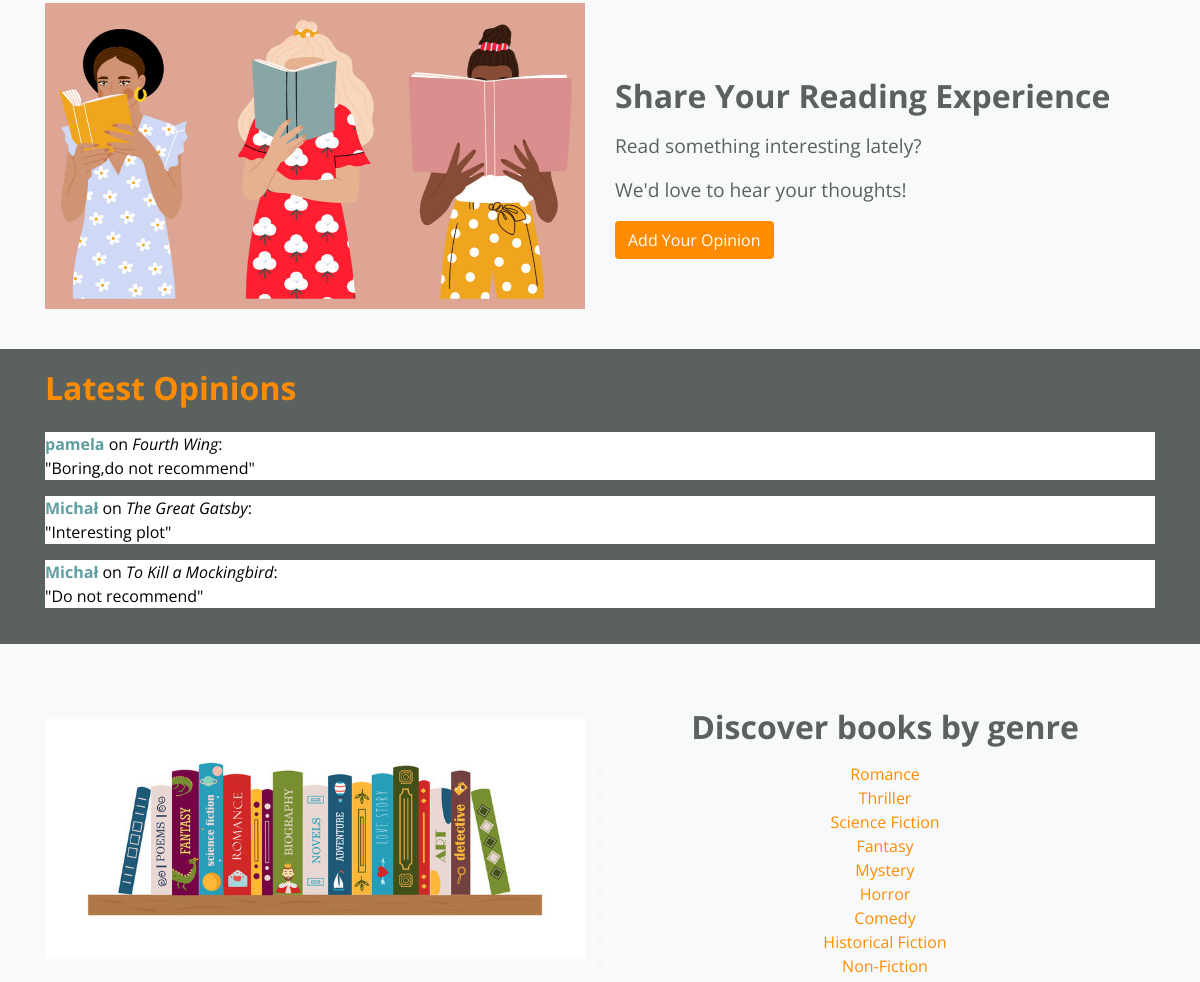
The app's page / (middle part), older data.
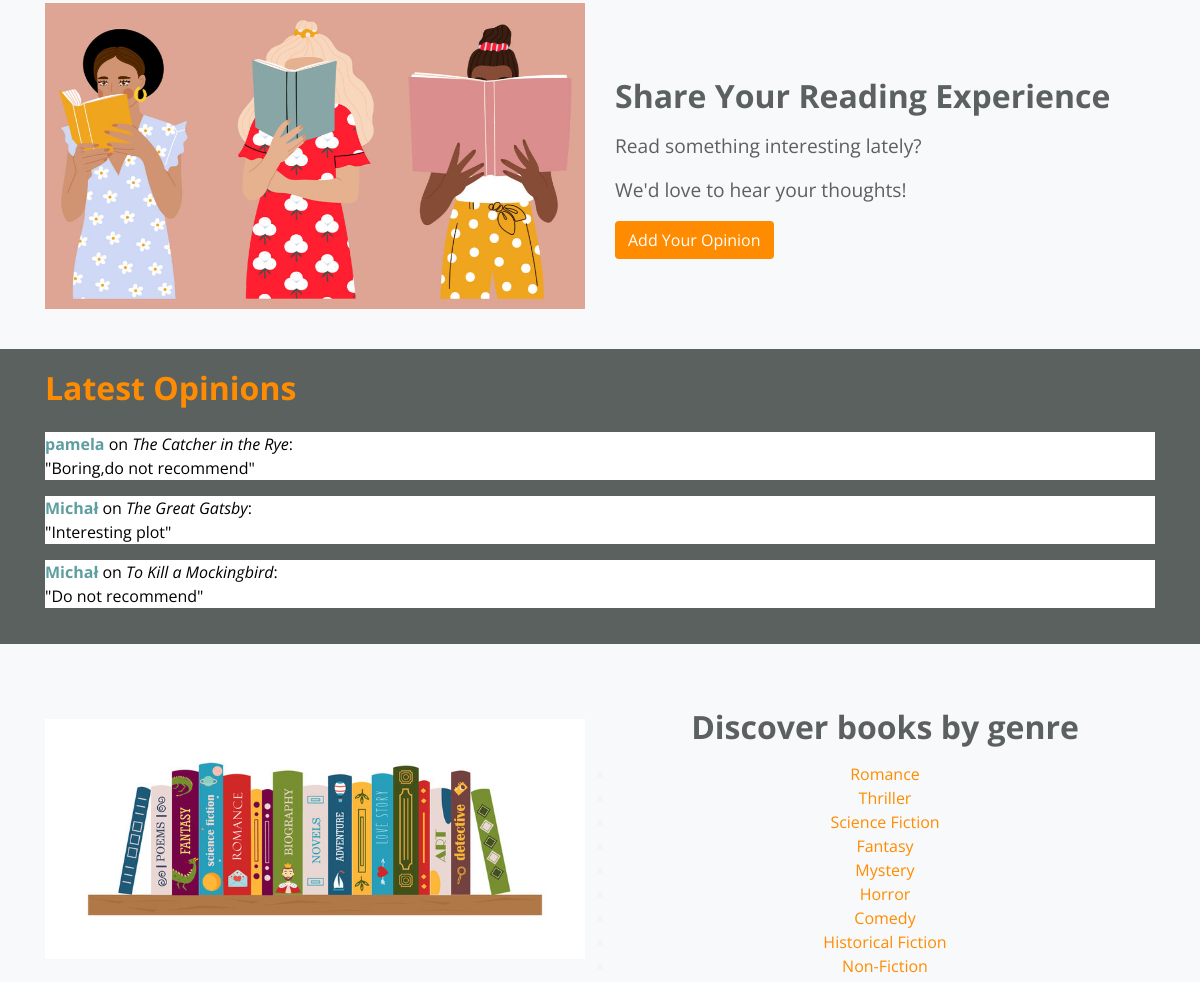
The same page, newer data.
### BookRadar/models.py (models this page shows, shortened)
class Review(models.Model):
    user = models.ForeignKey(User, on_delete=models.CASCADE)
    book = models.ForeignKey(Book, on_delete=models.CASCADE)
    rating = models.IntegerField(default=1, validators=[MinValueValidator(1), MaxValueValidator(10)])
    comment = models.TextField()
    created = models.DateTimeField(auto_now_add=True)

class Book(models.Model):
    title = models.CharField(max_length=64)
    author = models.CharField(max_length=64)
    publisher = models.CharField(max_length=64, null=True)
    year = models.IntegerField(null=True)
    ranking = models.DecimalField(max_digits=3, decimal_places=1, null=True)
    average_rating = models.DecimalField(max_digits=3, decimal_places=1, null=True, blank=True)
    type = models.IntegerField(choices=BOOK_TYPES, null=True)

### BookRadar/views.py (the view)
# urls.py: path('', views.IndexView.as_view(), name='index'),
class IndexView(View):
    def get(self, request):
        carousel_books = list(Book.objects.all())
        random.shuffle(carousel_books)
        carousel_books = carousel_books[:3]
        books  = Book.objects.all()
        best_books = books.order_by('-ranking')[:11]
        reviews = Review.objects.all().order_by('-created')[:3]
        ctx = {'carousel_books':carousel_books, 'best_books':best_books, 'reviews':reviews, 'books':books, 'types':BOOK_TYPES}
        return render(request, 'index.html', ctx)

### templates/index.html (shortened to what this page needs)
{% load static %}
<!DOCTYPE html>
<html lang="en">
<head>
    <link rel="stylesheet" href="https://stackpath.bootstrapcdn.com/bootstrap/4.1.3/css/bootstrap.min.css"
>
    <link rel="stylesheet" href="{% static "css/style.css" %}">
</head>
<body>
    {% block content %}
    <section class="padding-small details bg-light">
        <div class="container">
            <div class="row align-items-center">
                <div class="col-md-6">
                    <div class="text-center">
                        <img src="{% static 'images/opinion.jpg' %}" class="img-fluid" alt="Book Opinion Image">
                    </div>
                </div>
                <div class="col-md-6">
                    <div class="text-center text-md-left mt-4">
                        <h2 class="font-weight-bold mb-3">Share Your Reading Experience</h2>
                        <p>Read something interesting lately?</p>
                        <p>We'd love to hear your thoughts!</p>
                        {% if user.is_authenticated %}
                            <a href="{% url 'add-opinion' %}" class="btn" style="background-color: darkorange; color: white">Add Your Opinion</a>
                        {% else %}
                            <a href="{% url 'login' %}" class="btn" style="background-color: darkorange; color: white">Add Your Opinion</a>
                        {% endif %}
                    </div>
                </div>
            </div>
        </div>
    </section>
    <section class="newsletter-section padding-small">
        <div class="container" style="color: black">
            <h2 class="font-weight-bold mb-4" style="color: darkorange">Latest Opinions</h2>
            <ul class="list-unstyled">
                {% for review in reviews %}
                    <li class="mb-3" style="background-color: white">
                        <span class="font-weight-bold" style="color: cadetblue">{{ review.user.username }}</span>
                        on
                        <span class="font-italic">{{ review.book.title }}</span>:
                        <br>
                        "{{ review.comment }}"
                    </li>
                {% endfor %}
            </ul>
        </div>
    </section>
    <section class="padding-small details bg-light">
        <div class="container">
            <div class="row align-items-center">
                <div class="col-md-6">
                    <div class="text-center">
                        <img src="{% static 'images/genre2.jpg' %}" class="img-fluid genre-image" alt="Book Genre Image">
                    </div>
                </div>
                <div class="col-md-6 ">
                    <div class="text-center text-md-left mt-4 ">
                        <h2 class="font-weight-bold mb-3 text-center">Discover books by genre</h2>
                        <ul class="book-types-list center" style="color: whitesmoke">
                            {% for type in types %}
                            <li>
                                {% if user.is_authenticated %}
                                    <a href="/type/{{ type.0 }}" style="color: darkorange">{{ type.1 }}</a>
                                {% else %}
                                    <a href="{% url 'login' %}"  style="color: darkorange">{{ type.1 }}</a>
                                {% endif %}
                            </li>
                            {% endfor %}
                        </ul>
                    </div>
                </div>
            </div>
        </div>
    </section>
    {% endblock %}
</body>
</html>

### BookRadar/static/css/style.css (style rules this page uses)
:root { --link-color: #ff6600; --light-link-color: #fffffa; --background-color: #4b4c4a; --lighter-background-color: #5a615f; --lighter-text-color: #9fa292; --dark-text: #000000; --blue: #007bff; --yellow: #ffc107; --green: #1e7e34; font-size: 16px; }
* { margin: 0; padding: 0; box-sizing: border-box; }
html { min-height: 100%; }
body { font-family: "Open Sans", sans-serif; font-weight: 400; background: repeat url("/static/images/image.png"); }
p { font-size: 1.2rem; }
.bg-light { background: #EAEAEA; }
.center { text-align: center; }
.padding-small { padding: 40px 0; }
.details { color: var(--lighter-background-color); }
.newsletter-section { background: var(--lighter-background-color); color: var(--light-link-color); padding: 20px; }

Row changes from the older to the newer data that the page shows:
changed Review "Boring,do not recommend": book "Fourth Wing" → "The Catcher in the Rye"
